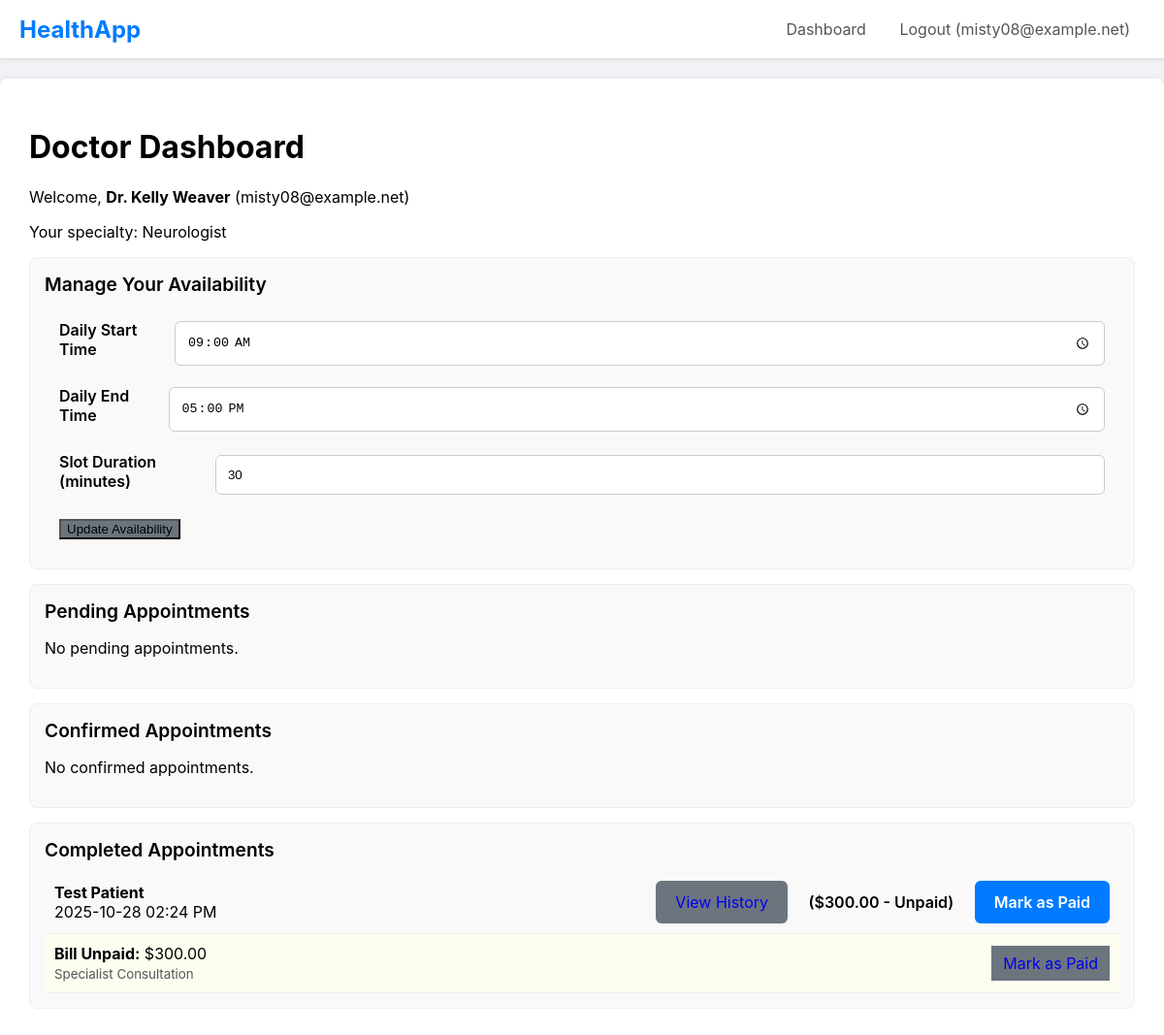
The page /doctor_dashboard (signed in) on the database its author committed.
### main.py (models this page shows)
class User(db.Model, UserMixin):
    id = db.Column(db.Integer, primary_key=True)
    email = db.Column(db.String(120), unique=True, nullable=False)
    password_hash = db.Column(db.String(60), nullable=False)
    role = db.Column(db.String(20), nullable=False)
    patient_profile = db.relationship('PatientProfile', backref='user', uselist=False, cascade="all, delete-orphan")
    doctor_profile = db.relationship('DoctorProfile', backref='user', uselist=False, cascade="all, delete-orphan")
    insurance_profile = db.relationship('InsuranceProfile', backref='user', uselist=False, cascade="all, delete-orphan")

class DoctorProfile(db.Model):
    id = db.Column(db.Integer, primary_key=True)
    full_name = db.Column(db.String(100), nullable=False, default='Dr. Unnamed')
    phone = db.Column(db.String(20))
    specialty = db.Column(db.String(100))
    practice_address = db.Column(db.String(200))
    pincode = db.Column(db.String(10))
    latitude = db.Column(db.Float)
    longitude = db.Column(db.Float)
    availability_start_time = db.Column(db.Time) # e.g., 09:00:00
    availability_end_time = db.Column(db.Time)   # e.g., 17:00:00
    slot_duration_minutes = db.Column(db.Integer, default=30)
    user_id = db.Column(db.Integer, db.ForeignKey('user.id'), nullable=False, unique=True)
    records_written = db.relationship('MedicalRecord', backref='doctor', lazy='dynamic', foreign_keys='MedicalRecord.doctor_id')
    appointments = db.relationship('Appointment', backref='doctor', lazy='dynamic', foreign_keys='Appointment.doctor_id')
    reviews = db.relationship('DoctorReview', backref='doctor_profile', lazy='dynamic', foreign_keys='DoctorReview.doctor_id')
    files_written = db.relationship('MedicalFile', backref='doctor', lazy='dynamic', foreign_keys='MedicalFile.doctor_id')
    permitted_patients = db.relationship('PatientProfile', secondary=patient_doctor_permissions,
        back_populates='permitted_doctors')

class Appointment(db.Model):
    id = db.Column(db.Integer, primary_key=True)
    appointment_time = db.Column(db.DateTime, nullable=False)
    status = db.Column(db.String(20), nullable=False, default='Pending') # Pending, Confirmed, Cancelled, Completed
    patient_id = db.Column(db.Integer, db.ForeignKey('patient_profile.id'), nullable=False)
    doctor_id = db.Column(db.Integer, db.ForeignKey('doctor_profile.id'), nullable=False)
    bill_amount = db.Column(db.Float)
    bill_status = db.Column(db.String(20), nullable=False, default='Unbilled') # Unbilled, Unpaid, Paid, Pending Insurance
    bill_description = db.Column(db.Text)
    insurance_id = db.Column(db.Integer, db.ForeignKey('insurance_profile.id'), nullable=True)
    insurance_claim_status = db.Column(db.String(20), nullable=False, default='None') # None, Pending, Accepted, Rejected
    insurance_company = db.relationship('InsuranceProfile', backref='claims', foreign_keys=[insurance_id])
    __table_args__ = (db.UniqueConstraint('doctor_id', 'appointment_time', name='_doctor_time_uc'),)

class PatientProfile(db.Model):
    id = db.Column(db.Integer, primary_key=True)
    full_name = db.Column(db.String(100), nullable=False, default='Unnamed')
    phone = db.Column(db.String(20))
    address = db.Column(db.String(200))
    pincode = db.Column(db.String(10))
    latitude = db.Column(db.Float)
    longitude = db.Column(db.Float)
    user_id = db.Column(db.Integer, db.ForeignKey('user.id'), nullable=False, unique=True)
    records = db.relationship('MedicalRecord', backref='patient', lazy='dynamic', foreign_keys='MedicalRecord.patient_id')
    appointments = db.relationship('Appointment', backref='patient', lazy='dynamic', foreign_keys='Appointment.patient_id')
    reviews = db.relationship('DoctorReview', backref='patient', lazy='dynamic', foreign_keys='DoctorReview.patient_id')
    files = db.relationship('MedicalFile', backref='patient', lazy='dynamic', foreign_keys='MedicalFile.patient_id')
    permitted_doctors = db.relationship('DoctorProfile', secondary=patient_doctor_permissions,
        back_populates='permitted_patients')

### main.py (the view)
@app.route("/doctor_dashboard")
@login_required
@role_required('doctor')
def doctor_dashboard():
    appointments = g.profile.appointments.order_by(Appointment.appointment_time.asc()).all()
    pending_apts = [a for a in appointments if a.status == 'Pending']
    confirmed_apts = [a for a in appointments if a.status == 'Confirmed']
    completed_apts = [a for a in appointments if a.status == 'Completed']
    return render_template('doctor_dashboard.html',
                           pending_apts=pending_apts,
                           confirmed_apts=confirmed_apts,
                           completed_apts=completed_apts)

### main.py (called while the page is built)
@login_manager.user_loader
def load_user(user_id):
    return db.session.get(User, int(user_id))

def role_required(role_name):
    def decorator(f):
        @wraps(f)
        def decorated_function(*args, **kwargs):
            if not current_user.is_authenticated or current_user.role != role_name:
                abort(403)
            if current_user.role == 'patient':
                g.profile = current_user.patient_profile
            elif current_user.role == 'doctor':
                g.profile = current_user.doctor_profile
            elif current_user.role == 'insurance':
                g.profile = current_user.insurance_profile
            return f(*args, **kwargs)
        return decorated_function
    return decorator

### templates/doctor_dashboard.html (shortened to what this page needs)
{% extends 'layout.html' %}
{% block content %}
    <h1>Doctor Dashboard</h1>
    <p>Welcome, <b>{{ g.profile.full_name }}</b> ({{ current_user.email }})</p>
    <p>Your specialty: {{ g.profile.specialty }}</p>
    <div class="card">
        <div class="card-header">Manage Your Availability</div>
        <form action="{{ url_for('manage_availability') }}" method="POST" style="padding: 15px;">
            <div class="form-group" style="display: flex; align-items: center; justify-content: space-between;">
                <label for="start_time" style="margin-right: 10px;">Daily Start Time</label>
                <input type="time" id="start_time" name="start_time" value="{{ g.profile.availability_start_time.strftime('%H:%M') if g.profile.availability_start_time else '09:00' }}" required>
            </div>
            <div class="form-group" style="display: flex; align-items: center; justify-content: space-between;">
                <label for="end_time" style="margin-right: 10px;">Daily End Time</label>
                <input type="time" id="end_time" name="end_time" value="{{ g.profile.availability_end_time.strftime('%H:%M') if g.profile.availability_end_time else '17:00' }}" required>
            </div>
            <div class="form-group" style="display: flex; align-items: center; justify-content: space-between;">
                <label for="slot_duration" style="margin-right: 10px;">Slot Duration (minutes)</label>
                <input type="number" id="slot_duration" name="slot_duration" value="{{ g.profile.slot_duration_minutes or 30 }}" min="10" step="5" required>
            </div>
            <button type="submit" class="btn-secondary">Update Availability</button>
        </form>
    </div>
    <div class="card">
        <div class="card-header">Pending Appointments</div>
        {% for apt in pending_apts %}
            <div class="d-flex justify-between align-center" style="padding: 10px; border-bottom: 1px solid #eee;">
                <div>
                    <b>{{ apt.patient.full_name }}</b><br>
                    {{ apt.appointment_time.strftime('%Y-%m-%d %I:%M %p') }}
                </div>
                <div>
                    <a href="{{ url_for('appointment_action', appointment_id=apt.id, action='confirm') }}" class="btn" style="margin-right: 5px;">Confirm</a>
                    <a href="{{ url_for('appointment_action', appointment_id=apt.id, action='cancel') }}" class="btn-danger" style="text-decoration: none; padding: 12px 20px; border-radius: 6px;">Cancel</a>
                </div>
            </div>
        {% else %}
            <p>No pending appointments.</p>
        {% endfor %}
    </div>
    <div class="card">
        <div class="card-header">Confirmed Appointments</div>
        {% for apt in confirmed_apts %}
             <div class="d-flex justify-between align-center" style="padding: 10px; border-bottom: 1px solid #eee;">
                <div>
                    <b>{{ apt.patient.full_name }}</b><br>
                    {{ apt.appointment_time.strftime('%Y-%m-%d %I:%M %p') }}
                </div>
                <div>
                    <a href="{{ url_for('update_record', patient_id=apt.patient.id) }}" class="btn-secondary" style="text-decoration: none; padding: 12px 20px; border-radius: 6px; margin-right: 5px;">View/Add Record</a>
                    <a href="{{ url_for('appointment_action', appointment_id=apt.id, action='complete') }}" class="btn">Mark as Completed</a>
                </div>
            </div>
        {% else %}
            <p>No confirmed appointments.</p>
        {% endfor %}
    </div>
    <div class="card">
        <div class="card-header">Completed Appointments</div>
        {% for apt in completed_apts %}
             <div class="d-flex justify-between align-center" style="padding: 10px; border-bottom: 1px solid #eee;">
                <div>
                    <b>{{ apt.patient.full_name }}</b><br>
                    {{ apt.appointment_time.strftime('%Y-%m-%d %I:%M %p') }}
                </div>
                <div style="min-width: 350px; text-align: right;">
                    <a href="{{ url_for('update_record', patient_id=apt.patient.id) }}" class="btn-secondary" style="text-decoration: none; padding: 12px 20px; border-radius: 6px; margin-right: 5px;">View History</a>
                    {% if apt.bill_status == 'Unbilled' %}
                        <form action="{{ url_for('set_bill', appointment_id=apt.id) }}" method="POST" style="display: inline-flex; gap: 5px; margin-left: 5px;">
                            <input type="number" step="0.01" name="bill_amount" placeholder="$ Amount" style="width: 80px; padding: 10px;" required>
                            <input type="text" name="bill_description" placeholder="Description (e.g., 'Checkup')" style="width: 150px; padding: 10px;">
                            <button type="submit" class="btn" style="padding: 10px;">Send Bill</button>
                        </form>
                    {% elif apt.bill_status == 'Unpaid' %}
                        <span style="display: inline-block; padding: 12px; font-weight: 600;">(${{ "%.2f"|format(apt.bill_amount) }} - Unpaid)</span>
                        <a href="{{ url_for('bill_action', appointment_id=apt.id, action='pay') }}" class="btn" style="text-decoration: none; padding: 12px 20px; border-radius: 6px; margin-left: 5px;">Mark as Paid</a>
                    {% elif apt.bill_status == 'Paid' %}
                        <span style="display: inline-block; padding: 12px; font-weight: 600; color: green;">
                            (${{ "%.2f"|format(apt.bill_amount) }} - Paid
                            {% if apt.insurance_claim_status == 'Accepted' %}(via {{ apt.insurance_company.company_name }}){% endif %})
                        </span>
                    {% endif %}
                </div>
            </div>
            <div style="background-color: #fdfdf0; padding: 10px; border-bottom: 1px solid #eee;">
                {% if apt.bill_status == 'Unbilled' %}
                    <form action="{{ url_for('set_bill', appointment_id=apt.id) }}" method="POST" class="d-flex align-center">
                        <div class="form-group" style="margin: 0 5px; flex-grow: 1;">
                            <input type="number" name="bill_amount" placeholder="Amount (e.g., 150.00)" step="0.01" min="0.01" required style="width: 100%; padding: 8px;">
                        </div>
                        <div class="form-group" style="margin: 0 5px; flex-grow: 2;">
                            <input type="text" name="bill_description" placeholder="Description (e.g., Consultation)" required style="width: 100%; padding: 8px;">
                        </div>
                        <button type="submit" class="btn" style="padding: 8px 12px;">Send Bill</button>
                    </form>
                {% elif apt.bill_status == 'Unpaid' %}
                    <div class="d-flex justify-between align-center">
                        <div>
                            <p style="margin: 0;"><b>Bill Unpaid:</b> ${{ "%.2f"|format(apt.bill_amount) }}</p>
                            <small style="color: #555;">{{ apt.bill_description }}</small>
                        </div>
                        <a href="{{ url_for('bill_action', appointment_id=apt.id, action='pay') }}" class="btn-secondary" style="text-decoration: none; padding: 8px 12px;">Mark as Paid</a>
                    </div>
                {% endif %}
            </div>
        {% else %}
            <p>No completed appointments.</p>
        {% endfor %}
    </div>
{% endblock %}

### templates/layout.html (shortened to what this page needs)
<!DOCTYPE html>
<html lang="en">
<head>
</head>
<body>
    <nav>
        <div class="logo"><a href="{{ url_for('home') }}" style="text-decoration: none; color: #007bff;">HealthApp</a></div>
        <div class="nav-links">
            {% if current_user.is_authenticated %}
                <a href="{{ url_for('dashboard') }}">Dashboard</a>
                <a href="{{ url_for('logout') }}">Logout ({{ current_user.email }})</a>
            {% else %}
                <a href="{{ url_for('login') }}">Login</a>
                <a href="{{ url_for('register') }}">Register</a>
            {% endif %}
        </div>
    </nav>
    <div class="container">
        {% block content %}{% endblock %}
    </div>
</body>
</html>

### templates/layout.html (style rules this page uses)
body { font-family: -apple-system, BlinkMacSystemFont, "Segoe UI", Roboto, Helvetica, Arial, sans-serif; margin: 0; background-color: #f0f2f5; }
nav { background-color: #ffffff; padding: 0 20px; border-bottom: 1px solid #ddd; display: flex; justify-content: space-between; align-items: center; box-shadow: 0 2px 4px rgba(0,0,0,0.05); }
nav .logo { font-size: 1.5rem; font-weight: bold; color: #007bff; }
nav .nav-links a { color: #555; text-decoration: none; padding: 20px 15px; display: inline-block; }
.container { max-width: 1200px; margin: 20px auto; background-color: #ffffff; padding: 30px; border-radius: 8px; box-shadow: 0 2px 8px rgba(0,0,0,0.1); }
.form-group { margin-bottom: 20px; }
.form-group label { display: block; margin-bottom: 8px; font-weight: 600; }
.form-group input, .form-group select, .form-group textarea { width: 100%; padding: 12px; border: 1px solid #ccc; border-radius: 6px; box-sizing: border-box; }
.btn { background-color: #007bff; color: white; padding: 12px 20px; border: none; border-radius: 6px; cursor: pointer; font-size: 1rem; font-weight: 600; }
.btn-secondary { background-color: #6c757d; }
.card { background: #f9f9f9; border: 1px solid #eee; border-radius: 8px; padding: 15px; margin-bottom: 15px; }
.card-header { font-size: 1.2rem; font-weight: 600; margin-bottom: 10px; }
.d-flex { display: flex; }
.justify-between { justify-content: space-between; }
.align-center { align-items: center; }

### rows shown on the page
User: email "misty08@example.net"
DoctorProfile: profile.full_name "Dr. Kelly Weaver", profile.specialty "Neurologist", start_time "09:00", end_time "17:00", slot_duration "30"
Appointment: patient.full_name "Test Patient", appointment_time "2025-10-28 02:24 PM", bill_amount "300.00", bill_description "Specialist Consultation"
